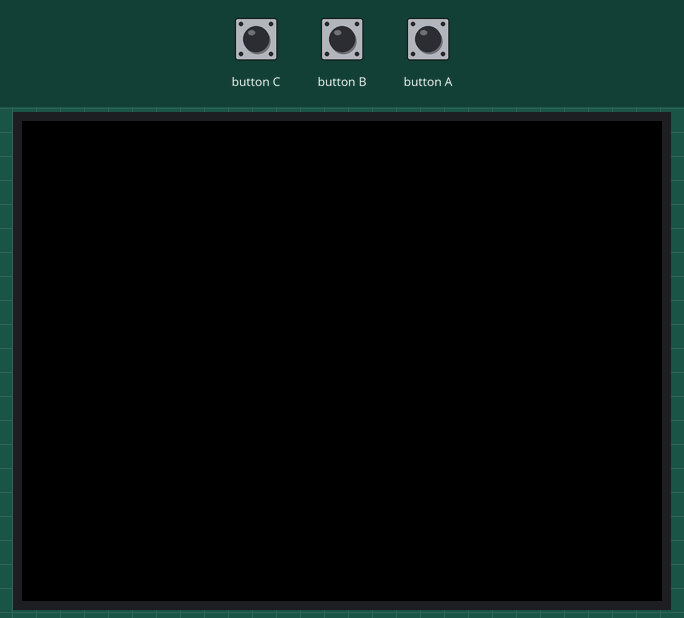
Recording of a sketch running on a simulated ESP32. Parts: 320×240 colour display. The inputs (shaded band) are chosen by the test bench.

Above: at 1.4 s.
1.5 s: button C pressed for 0.15 s
At 2.7 s:
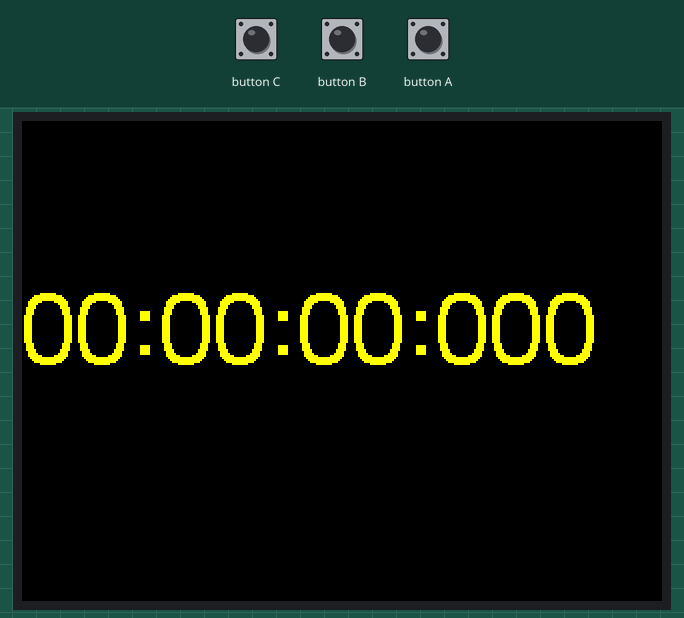
3.1 s: button A pressed for 0.15 s
6.2 s: button B pressed for 0.15 s
At 6.7 s:
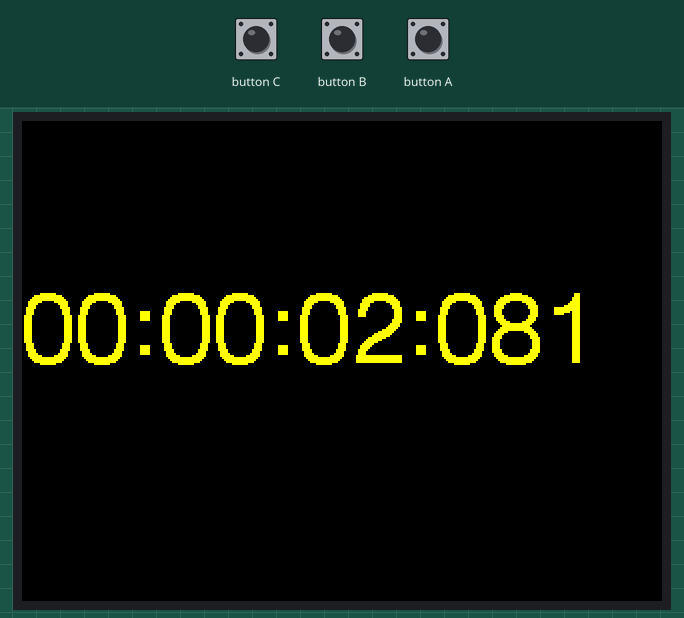
7.8 s: button A pressed for 1 s
11.8 s: button C pressed for 1 s
15.8 s: button B pressed for 1 s
At 16.4 s:
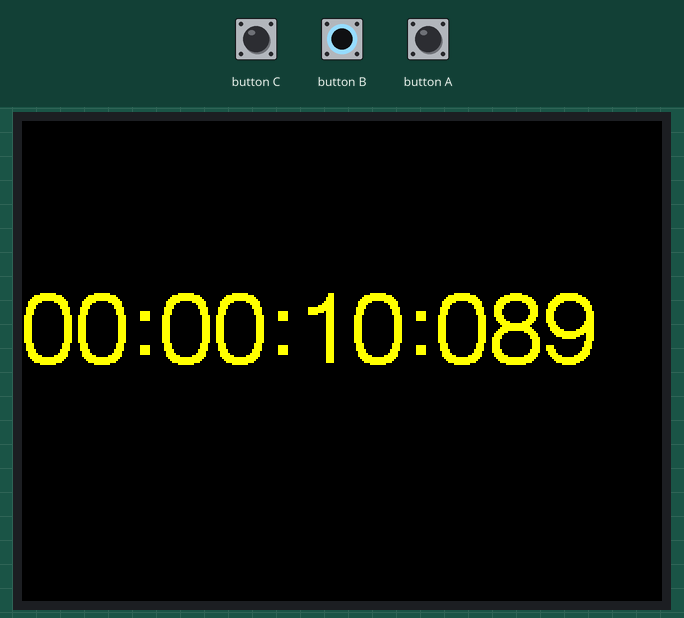
Timing chart, 0 to 18.8 s (numbered marks = the images above; inputs shaded):
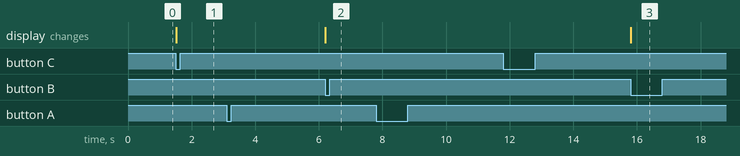

The sketch:

newcode4.ino
```cpp
#include <M5Stack.h>

#define TFT_GREY 0x5AEB

uint32_t targetTime = 0;                    // for next 1 second timeout

static uint8_t conv2d(const char* p); // Forward declaration needed for IDE 1.6.x

uint8_t hh = 0,mm =0, ss = 0, sss = 0;

byte omm = 99, oss = 99, osss = 99;
byte xcolon = 0, xsecs = 0, xms = 0;
unsigned int colour = 0;

void setup(void) {
  //Serial.begin(115200);
  M5.begin();
  // M5.Lcd.setRotation(1);
  M5.Lcd.fillScreen(TFT_BLACK);

  M5.Lcd.setTextSize(1);
  M5.Lcd.setTextColor(TFT_YELLOW, TFT_BLACK);

  targetTime = millis() + 10;
}

void loop() {
  if(M5.BtnA.wasPressed() ){
    while(true){
  if (targetTime < millis()) {
    // Set next update for 1 second later
    targetTime = millis() + 10;

    // Adjust the time values by adding 1 second
    sss++;              // Advance second
    if (sss == 100){
      sss = 0;
      osss = ss;
      ss++;
      if (ss > 59) {    // Check for roll-over
       ss = 0;          // Reset seconds to zero
       omm = mm;        // Save last minute time for display update
       mm++;            // Advance minute
       if (mm > 59) {   // Check for roll-over
        mm = 0;
        hh++;          // Advance hour
        if (hh > 23) { // Check for 24hr roll-over (could roll-over on 13)
          hh = 0;      // 0 for 24 hour clock, set to 1 for 12 hour clock
        }
      }
     }
    }

    // Update digital time
    int xpos = 0;
    int ypos = 85; // Top left corner ot clock text, about half way down

    if (omm != mm) { // Redraw hours and minutes time every minute
      omm = mm;
      // Draw hours and minutes
      if (hh < 10) xpos += M5.Lcd.drawChar('0', xpos, ypos, 6); // Add hours leading zero for 24 hr clock
      xpos += M5.Lcd.drawNumber(hh, xpos, ypos, 6);             // Draw hours
      xcolon = xpos; // Save colon coord for later to flash on/off later
      xpos += M5.Lcd.drawChar(':', xpos, ypos, 6);
      if (mm < 10) xpos += M5.Lcd.drawChar('0', xpos, ypos, 6); // Add minutes leading zero
      xpos += M5.Lcd.drawNumber(mm, xpos, ypos, 6);             // Draw minutes
      xsecs = xpos; // Set seconds 'x' position for later display updates
    }
    if (oss != ss) { // Redraw seconds time every second
      oss = ss;
      xpos = xsecs;

      if (ss % 2) { // Flash the colons on/off
        M5.Lcd.setTextColor(0x39C4, TFT_BLACK);        // Set colour to grey to dim colon
        M5.Lcd.drawChar(':', xcolon, ypos, 6);     // Hour:minute colon
        xpos += M5.Lcd.drawChar(':', xsecs, ypos, 6); // Seconds colon
        M5.Lcd.setTextColor(TFT_YELLOW, TFT_BLACK);    // Set colour back to yellow
      }
      else {
        M5.Lcd.drawChar(':', xcolon, ypos, 6);     // Hour:minute colon
        xpos += M5.Lcd.drawChar(':', xsecs, ypos, 6); // Seconds colon
      }

      //Draw seconds
      if (ss < 10) xpos += M5.Lcd.drawChar('0', xpos, ypos, 6); // Add leading zero
      xpos += M5.Lcd.drawNumber(ss, xpos, ypos, 6);                     // Draw seconds
      xms = xpos;
    }

    if (osss != sss) { // Redraw seconds time every second
      osss = sss;
      xpos = xms;

      xpos += M5.Lcd.drawChar(':', xpos, ypos, 6); // Milliseconds colon

      if (ss < 100) xpos += M5.Lcd.drawChar('0', xpos, ypos, 6); // Add leading zero
      M5.Lcd.drawNumber(sss, xpos, ypos, 6);                     // Draw seconds
    }
  }
  if(M5.BtnB.wasPressed() )break;
  M5.update();
  }
 }
 if (M5.BtnC.wasPressed()) {
  hh = 0;
  mm = 0;
  ss = 0;
  sss = 0;
  omm = 99;
  oss = 99;
  osss = 99;
  int xpos = 0;
  int ypos = 85;

  xpos += M5.Lcd.drawChar('0', xpos, ypos, 6);
  xpos += M5.Lcd.drawChar('0', xpos, ypos, 6);
  xpos += M5.Lcd.drawChar(':', xpos, ypos, 6);
  xpos += M5.Lcd.drawChar('0', xpos, ypos, 6);
  xpos += M5.Lcd.drawChar('0', xpos, ypos, 6);
  xpos += M5.Lcd.drawChar(':', xpos, ypos, 6);
  xpos += M5.Lcd.drawChar('0', xpos, ypos, 6);
  xpos += M5.Lcd.drawChar('0', xpos, ypos, 6);
  xpos += M5.Lcd.drawChar(':', xpos, ypos, 6);
  xpos += M5.Lcd.drawChar('0', xpos, ypos, 6);
  xpos += M5.Lcd.drawChar('0', xpos, ypos, 6);
  xpos += M5.Lcd.drawChar('0', xpos, ypos, 6);

 }

 M5.update();

 }
```

Measured:
- after the input at 1.5 s, the display: changes at once (image 1)
- after the input at 3.1 s, every drawn part: stays the same
- after the input at 6.2 s, the display: changes at once (image 2)
- after the input at 7.8 s, every drawn part: stays the same
- after the input at 11.8 s, every drawn part: stays the same
- after the input at 15.8 s, the display: changes at once (image 3)
